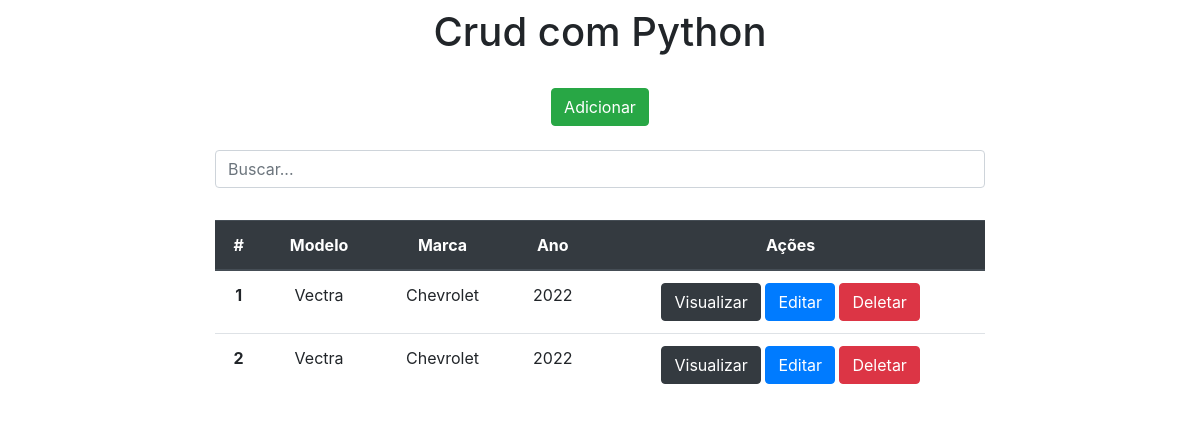
Before: / with the older database file.
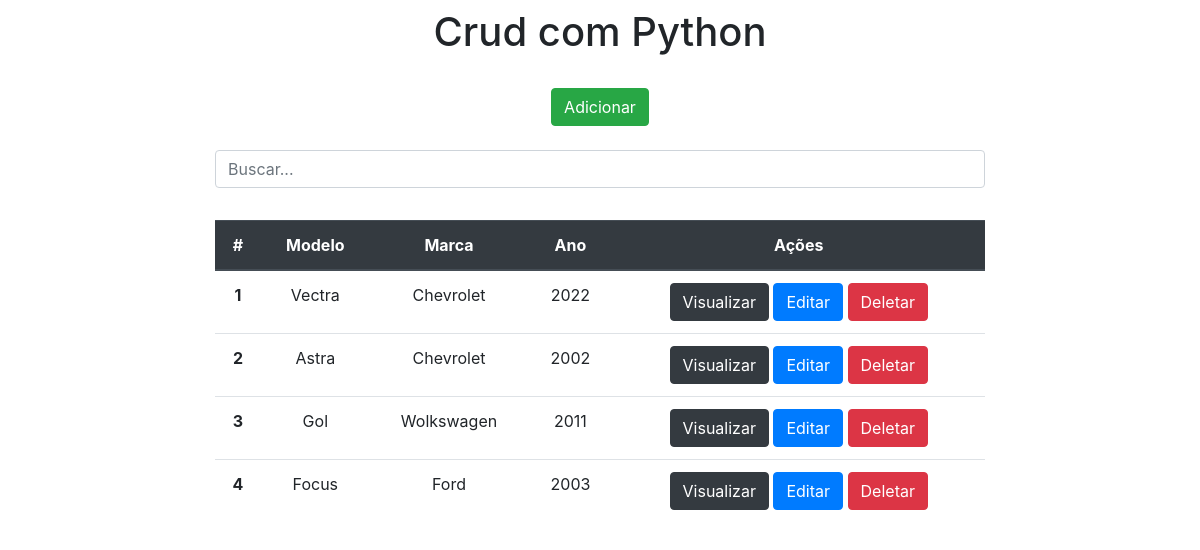
After: the same page with the newer database file.
### app/models.py (models this page shows)
class Carros(models.Model):
    modelo = models.CharField(max_length=150)
    marca = models.CharField(max_length=100)
    ano = models.IntegerField()

### app/views.py (the view)
# urls.py: 2. Add a URL to urlpatterns:  path('', views.home, name='home')
def home(request):
    data = {}
    search = request.GET.get('search')
    if search:
        data['db'] = Carros.objects.filter(modelo__icontains=search)
    else:
        data['db'] = Carros.objects.all()
    return render(request, 'index.html', data)

### app/templates/index.html (shortened to what this page needs)
<!DOCTYPE html>
<html lang="pt-br">
<head>
    <link rel="stylesheet" href="https://stackpath.bootstrapcdn.com/bootstrap/4.4.1/css/bootstrap.min.css">
</head>
<body>
    <div class="col-8 m-auto pt-2 pb-2 text-center">
        <h1>Crud com Python</h1>
    </div>
    <div class="col-8 m-auto pt-3 pb-2 text-center">
        <a href="/form" class="btn btn-success">Adicionar</a>
    </div>
    <div class="col-8 m-auto pt-3 pb-2 text-center">
        <form method="get">
            <input type="text" id="search" name="search" class="form-control" placeholder="Buscar...">
        </form>
    </div>
    <div class="col-8 m-auto pt-4 pb-2 text-center">
        <table class="table">
            <thead class="thead-dark">
              <tr>
                <th scope="col">#</th>
                <th scope="col">Modelo</th>
                <th scope="col">Marca</th>
                <th scope="col">Ano</th>
                <th scope="col">Ações</th>
              </tr>
            </thead>
            <tbody>
            {% for dbs in db %}
             <tr>
                <th>{{dbs.id}}</th>
                <td>{{dbs.modelo}}</td>
                <td>{{dbs.marca}}</td>
                <td>{{dbs.ano}}</td>
                <td>
                    <a href="/view/{{dbs.id}}/" class="btn btn-dark">Visualizar</a>
                    <a href="/edit/{{dbs.id}}/" class="btn btn-primary">Editar</a>
                    <a href="/delete/{{dbs.id}}/" class="btn btn-danger btnDel">Deletar</a>
                </td>
              </tr>
            {% endfor %}
            </tbody>
        </table>
    </div>
    {% load static %}
</body>
</html>

Changed rows visible on the page:
changed Carros id 2: modelo "Vectra" → "Astra"; ano "2022" → "2002"
added Carros: id "3", modelo "Gol", marca "Wolkswagen", ano "2011"
added Carros: id "4", modelo "Focus", marca "Ford", ano "2003"
